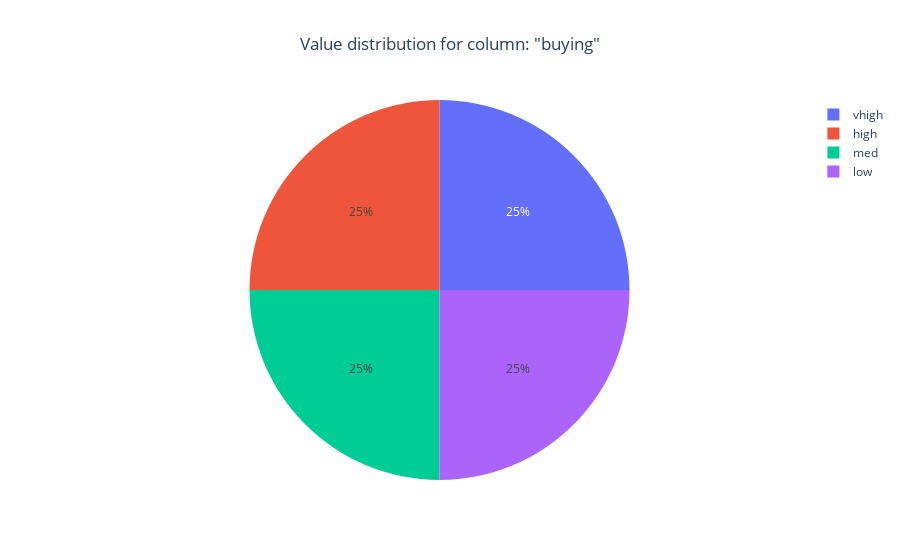
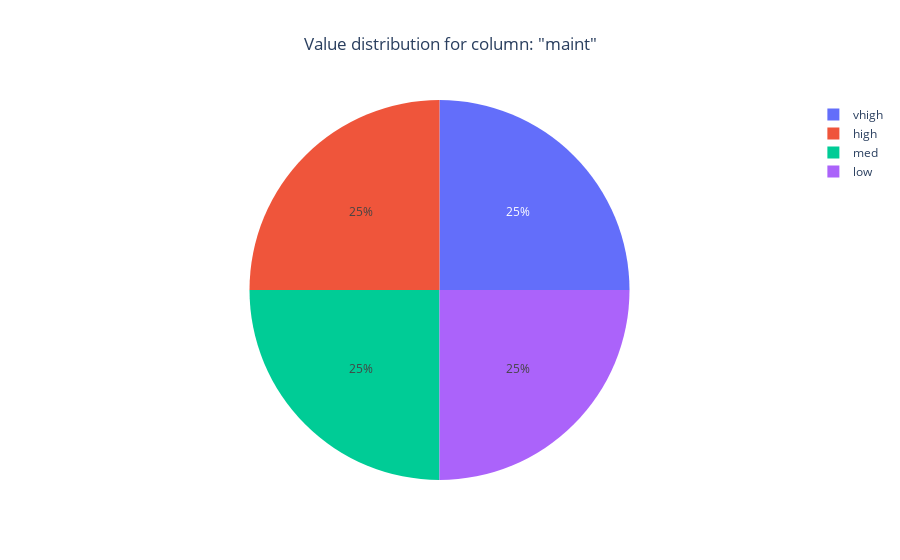
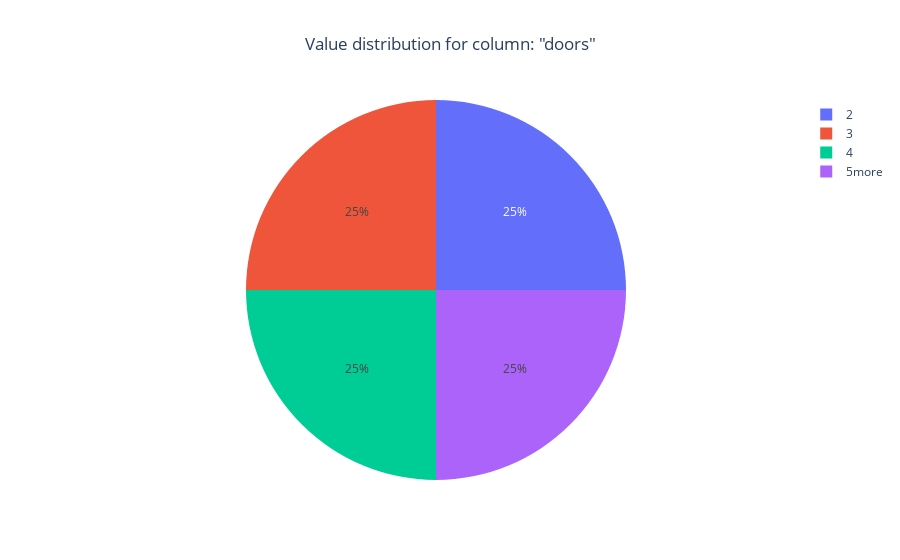
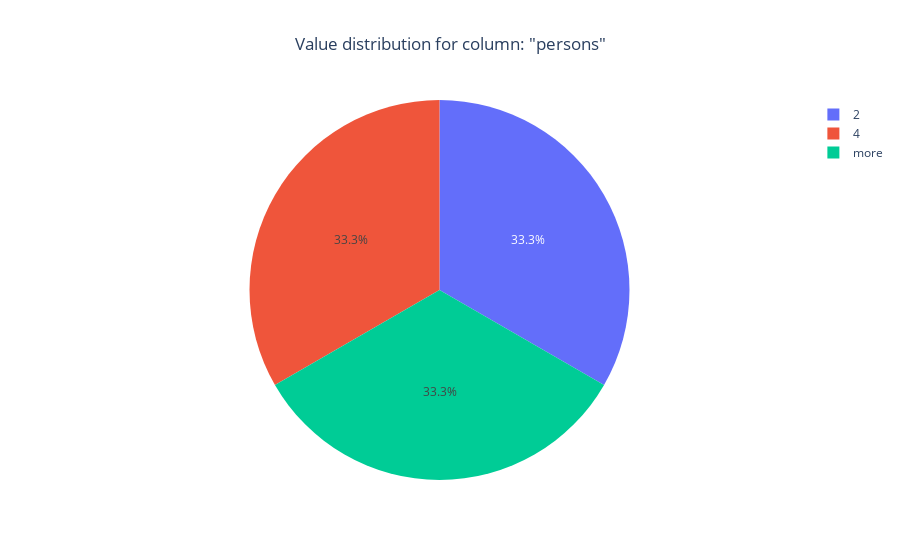

These figures' notebook cell, in order:
### Code cell
# Plotting the values of each column.
for i in data.columns:
    labels = data[i].unique()
    values = data[i].value_counts()
    fig = go.Figure(data=[go.Pie(labels=labels, values=values)])
    fig.update_layout(title=go.layout.Title(
        text='Value distribution for column: "{}"'.format(i), x=.5))
    fig.show()

### Figure 1 — Plotly figure (JSON) as saved in the notebook; plotly's stock layout.template omitted (floating-point values rounded to 4 significant figures)
{"data": [{"labels": ["vhigh", "high", "med", "low"], "type": "pie", "values": [432, 432, 432, 432]}], "layout": {"title": {"text": "Value distribution for column: \"buying\"", "x": 0.5}}}

### Figure 2 — Plotly figure (JSON) as saved in the notebook; plotly's stock layout.template omitted (floating-point values rounded to 4 significant figures)
{"data": [{"labels": ["vhigh", "high", "med", "low"], "type": "pie", "values": [432, 432, 432, 432]}], "layout": {"title": {"text": "Value distribution for column: \"maint\"", "x": 0.5}}}

### Figure 3 — Plotly figure (JSON) as saved in the notebook; plotly's stock layout.template omitted (floating-point values rounded to 4 significant figures)
{"data": [{"labels": ["2", "3", "4", "5more"], "type": "pie", "values": [432, 432, 432, 432]}], "layout": {"title": {"text": "Value distribution for column: \"doors\"", "x": 0.5}}}

### Figure 4 — Plotly figure (JSON) as saved in the notebook; plotly's stock layout.template omitted (floating-point values rounded to 4 significant figures)
{"data": [{"labels": ["2", "4", "more"], "type": "pie", "values": [576, 576, 576]}], "layout": {"title": {"text": "Value distribution for column: \"persons\"", "x": 0.5}}}
